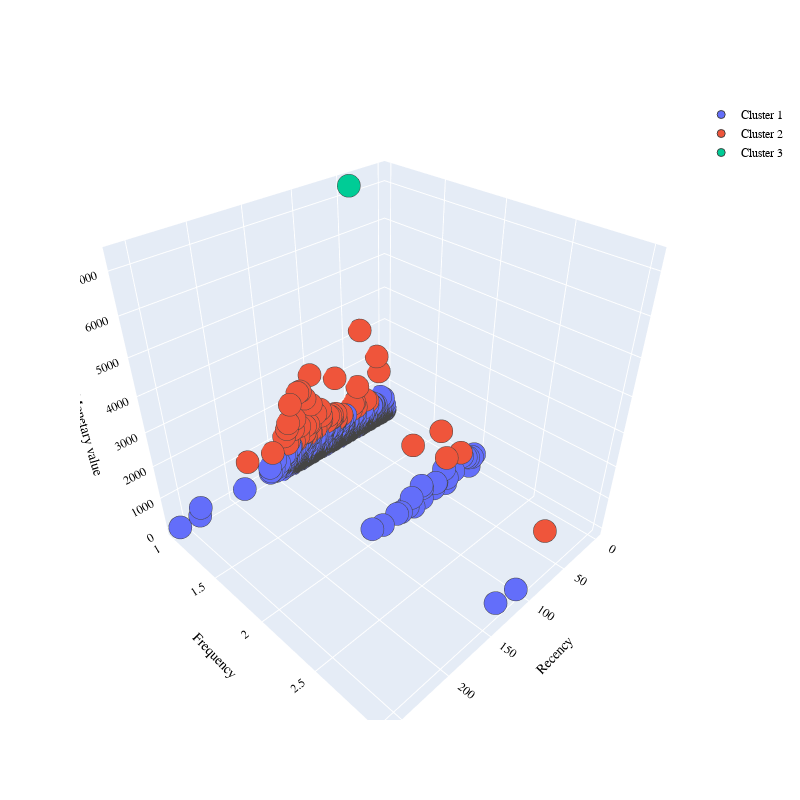

Notebook cell for this chart:
### Markdown cell above
Testing:

### Code cell
df = prepare_data(data_filepath)
df = drop_c_id(df)
df = clean_data(df)
get_df(df)

#RFM
frequency = get_frequencies(df)
monetary = get_monetary(df)
recency = get_recency(df)
rfm_dataset = concatenate_dataframes_(recency, monetary, frequency)


#initial stats and data visualization
describe_dataset(rfm_dataset)
#corr(rfm_dataset)
visualize_data(rfm_dataset)
plot_average_spending_by_frequency(rfm_dataset)
plot_payment_value_distribution(rfm_dataset)
freq(rfm_dataset)
pairplot(rfm_dataset)
spending_by_recency(rfm_dataset)
payments_distribution(rfm_dataset)

#kmeans
X = elbow_method(rfm_dataset)[0]
best_params = get_best_kmeans_params(X)

rfmcopy = choose(rfm_dataset,X)[0]
#number of clusters picked
nclusterskmeans = choose(rfm_dataset,X)[1]
plot_clusters(rfmcopy, clusters1=choose(rfm_dataset,X)[1])

silscores = {}
silscores['kmeans'] = silhouette_score_f(X, rfmcopy, 'kmeans_cluster')

### Figure 1 — Plotly figure (JSON) as saved in the notebook; plotly's stock layout.template omitted (floating-point values rounded to 4 significant figures; data arrays with more than 128 entries replaced by an {"elided": "..."} marker saying what was removed)
{"data": [{"marker": {"line": {"width": 1}, "size": 8}, "mode": "markers", "name": "Cluster 1", "type": "scatter3d", "x": {"elided": "1248 int values"}, "y": {"elided": "1248 int values"}, "z": {"elided": "1248 float values"}}, {"marker": {"line": {"width": 1}, "size": 8}, "mode": "markers", "name": "Cluster 2", "type": "scatter3d", "x": [114, 111, 112, 27, 84, 35, 116, 76, 137, 118, 105, 77, 90, 78, 134, 109, 97, 132, 70, 76, 126, 71, 105, 50, 117, 152, 102, 40, 101, 29, 123, 12, 81, 104, 92, 63, 43, 58, 26, 112, 111, 48, 9, 45, 47, 95, 107, 71, 120, 127, 133, 91, 131, 79, 181, 126, 123, 98, 90], "y": [1, 1, 1, 2, 1, 1, 1, 1, 1, 1, 1, 1, 1, 1, 1, 1, 1, 1, 1, 1, 1, 1, 1, 1, 1, 1, 1, 1, 1, 1, 1, 1, 1, 1, 1, 1, 1, 2, 1, 1, 1, 2, 1, 1, 1, 2, 1, 1, 1, 1, 1, 1, 1, 3, 1, 1, 1, 1, 1], "z": [2213.0, 1024.0, 804.7, 806.5, 788.2, 3184.0, 679.0, 908.4, 1057.0, 1126.0, 1006.0, 820.7, 920.9, 873.9, 764.1, 1915.0, 1245.0, 811.7, 2066.0, 797.4, 726.0, 692.6, 756.6, 713.5, 2208.0, 726.8, 1628.0, 1389.0, 2565.0, 784.9, 719.0, 2073.0, 947.7, 692.6, 903.0, 733.5, 727.1, 1983.0, 698.9, 820.5, 686.4, 963.9, 1522.0, 918.2, 882.0, 2108.0, 1035.0, 876.2, 819.5, 1963.0, 1247.0, 1301.0, 1416.0, 1441.0, 876.5, 1127.0, 1439.0, 765.8, 1076.0]}, {"marker": {"line": {"width": 1}, "size": 8}, "mode": "markers", "name": "Cluster 3", "type": "scatter3d", "x": [44], "y": [1], "z": [7275.0]}], "layout": {"autosize": true, "font": {"color": "black", "family": "Gilroy", "size": 12}, "height": 800, "scene": {"xaxis": {"title": {"font": {"color": "black"}, "text": "Recency"}}, "yaxis": {"title": {"font": {"color": "black"}, "text": "Frequency"}}, "zaxis": {"title": {"font": {"color": "black"}, "text": "Monetary value"}}}, "showlegend": true, "width": 800}}
